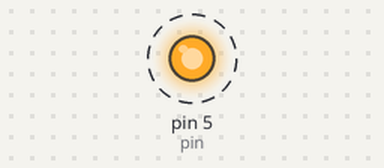
Bench run of a program on a simulated MicroPython board. On the bench: output pins drawn as LEDs (lit = HIGH). Dashed ring = blinking. At 7.2 s the program stops and its outputs stay as they are.

Above: at 0.2 s.
Timing chart, 0 to 3.0 s (numbered marks = the images above):
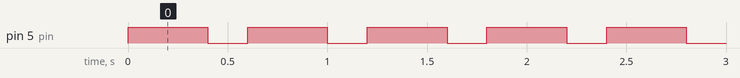

The program:

main_1.py
```python
import machine
import time
pin = machine.Pin(5,machine.Pin.OUT)

with open("inst.txt",'r') as fr_ln:
	for line in fr_ln.readlines():
		res = line.split(":")
		#print(res[0])
		if (res[0] == 'ON'):
			pin.value(True)
		else:
			pin.value(False)
		time.sleep(float(res[1]))
```

Measured:
- by itself, pin 5 (pin): alternates HIGH for 0.40 s and LOW for 0.20 s, 24 changes in all, then stays LOW
